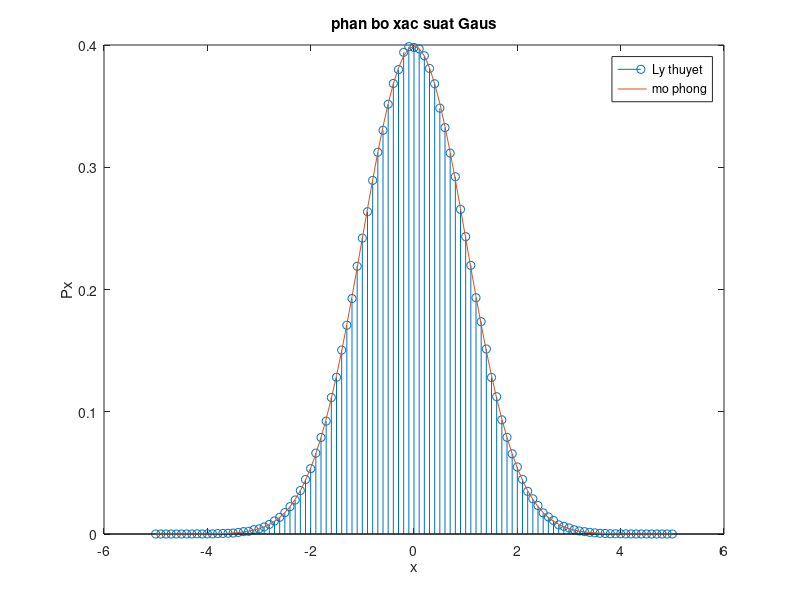

Write the MATLAB code that produced this figure.
len = 1000000;
x = randn(1,len);
step = 0.1;
k = -5:step:5;
Px = hist(x,k)/len/step;
stem(k,Px);
Px_lythuyet = exp(-k.^2/2)/sqrt(2*pi);
hold on;
plot(k,Px_lythuyet);
title('phan bo xac suat Gaus');
xlabel('x');
ylabel('Px');
legend('Ly thuyet','mo phong');
hold off;